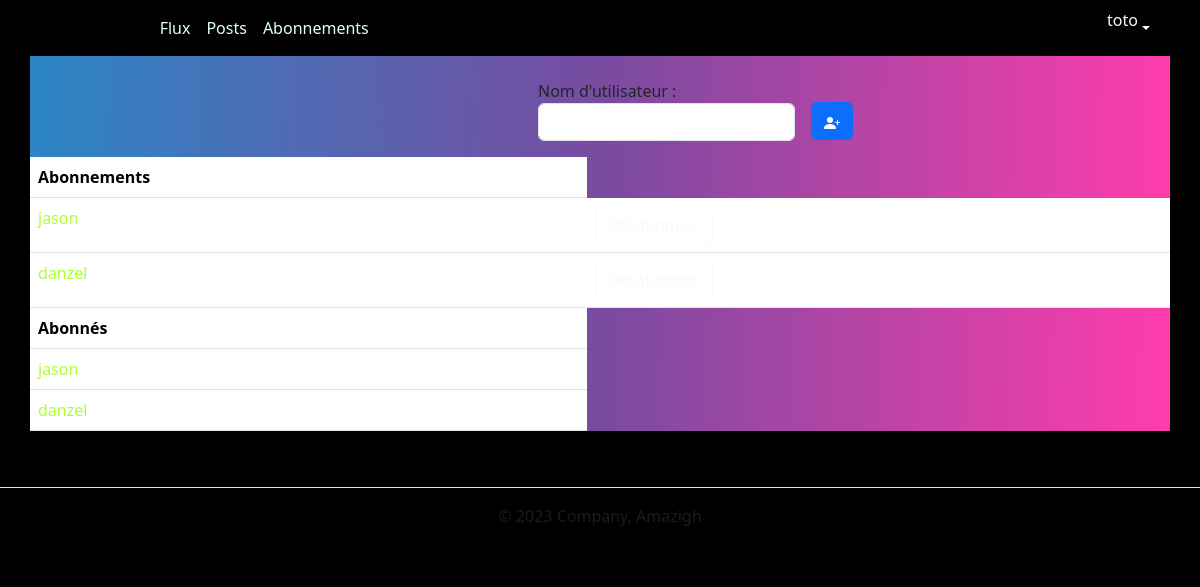
/blog/abonnements/ (signed in), run on an earlier commit of the app's database.
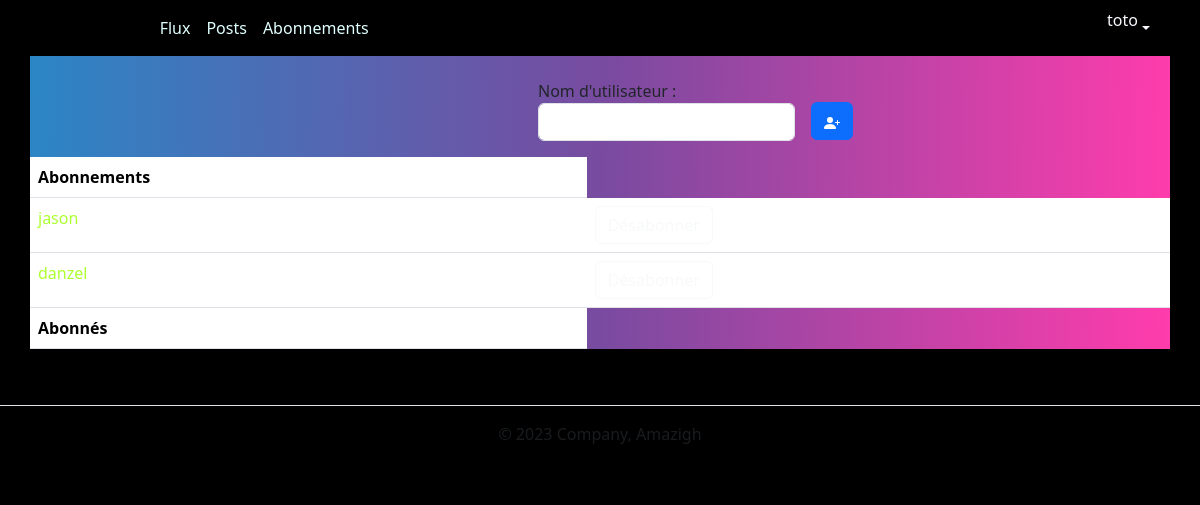
And on a later commit of the database.
### authentification/models.py (models this page shows)
class User(AbstractUser):
    profile_photo = models.ImageField(verbose_name='Photo de profil')

class UserFollows(models.Model):
    user = models.ForeignKey(to=User, on_delete=models.CASCADE,
                             related_name='following')
    followed_user = models.ForeignKey(to=User, on_delete=models.CASCADE,
                                      related_name='followed_by')
    class Meta:
        unique_together = ('user', 'followed_user', )

### blog/views.py (the view)
@login_required
def abonnements_view(request):
    user = request.user
    userFollowing = UserFollows.objects.filter(user=user)
    userFollowedBy = UserFollows.objects.filter(followed_user=user)
    message = ""
    dejaAbonné = False
    if request.method == 'POST':
        form = forms.FollowUsers(request.POST)
        if form.is_valid():
            username = form.cleaned_data['username']
            User = get_user_model()
            userResults = User.objects.filter(username=username).first()
            if userResults:
                for element in userFollowing:
                    if userResults == element.followed_user:
                        dejaAbonné = True
                if userResults == user:
                    message = "On ne peut pas s'abonner a soit meme"
                elif dejaAbonné:
                    message = "Vous etes deja abonné a cet utlilisateur!"
                else:
                    userFollow = UserFollows()
                    userFollow.user = user
                    userFollow.followed_user = userResults
                    userFollow.save()
                    return redirect('abonnements-view')
            else:
                message = "l'utilisateur n'existe pas"
        else:
            message = "erreur de saisie!"
    else:
        form = forms.FollowUsers()
    context = {
        'form': form,
        'message': message,
        'userFollowing': userFollowing,
        'userFollowedBy': userFollowedBy,
    }
    return render(request, 'blog/abonnements.html', context=context)

### blog/forms.py
class FollowUsers(forms.Form):
    username = forms.CharField(max_length=63, label="Nom d'utilisateur",
                               widget=forms.TextInput(
                                   attrs={'class': 'form-control'}))

### blog/templates/blog/abonnements.html (shortened to what this page needs)
{% extends 'blog/master.html' %}
{% block content %}
<form action="" method="post" class="row g-3" style="
margin-left: 500px;
">
  <div class="col-auto">
    {{ form.as_p }}
  </div>
  <div class="col-auto">
    <button type="submit" class="btn btn-primary" style="margin-top: 23px;">
    </button>
  </div>
</form>
<table class="table">
    <thead>
      <tr>
        <th scope="col"
        style="color: black;"
    >Abonnements</th>
      </tr>
    </thead>
    <tbody>
        {% for user in userFollowing %}
        <tr>
            <td style="color: greenYellow;">{{ user.followed_user}}</td>
            <td><a  href="{% url 'desabonnements-view' user.id %}" class="btn btn-outline-light" role="button">Désabonner</a></td>
        </tr>
        {% endfor %}
    </tbody>
    <thead>
        <tr>
          <th scope="col" style="color: black;">Abonnés</th>
        </tr>
    </thead>
    <tbody>
        {% for user in userFollowedBy %}
        <tr>
            <td style="color: greenYellow;">{{ user.user}}</td>
        </tr>
        {% endfor %}
    </tbody>
  </table>
{% endblock %}

### blog/templates/blog/master.html (shortened to what this page needs)
{% load static %}
<!DOCTYPE html>
<html lang="fr">
<head>
    {% load bootstrap5 %}
    {% bootstrap_css %}
    <link rel="stylesheet" href="{% static 'blog/styles.css' %}">
</head>
<body>
  <div class="container-md" style="padding: 0;">
    <nav class="navbar navbar-expand-lg bg-black ">
      <div class="container-fluid">
        <a class="navbar-brand" href="/">LITReview</a>
        <div class="collapse navbar-collapse" id="navbarNavAltMarkup">
          <div class="navbar-nav">
            <a class="nav-link active" style=" color:lightcyan;" aria-current="page" href="/">Flux</a>
            <a class="nav-link" style=" color:lightcyan;" href="{% url 'posts-view' %}">Posts</a>
            <a class="nav-link" style=" color:lightcyan;" href="{% url 'abonnements-view' %}">Abonnements</a>
          </div>
        </div>
        {% if user.is_authenticated %}
        <div class="dropdown">
          <a href="javascript: void(0);" class="dropdown-toggle no-arrow d-flex align-items-center justify-content-center shadow-sm mx-1 mx-lg-2 w-40px h-40px show" role="button" data-bs-toggle="dropdown" data-bs-auto-close="outside" aria-haspopup="true" aria-expanded="true" data-bs-offset="0,0" style="
          color: none;
          text-decoration: none;
          color: ghostwhite;
             ">
          <p>{{ user.username }}</p>
          </a>
        {% endif %}
        </div>
      </div>
  </nav>
  {% block content %}{% endblock %}
</div>
<footer class="py-3 my-4" style="
background: #0000003b;
">
  <ul class="nav justify-content-center border-bottom pb-3 mb-3">
  </ul>
  <p class="text-center text-body-secondary"
  style=" color:aqua;">© 2023 Company, Amazigh</p>
</footer>
</body>
</html>

### blog/static/blog/styles.css (style rules this page uses)
body { background: black; }
.container-md { background-color: #FF3CAC; background-image: linear-gradient(271deg, #FF3CAC 0%, #784BA0 50%, #2B86C5 100%); }

What changed in the data, as far as the page shows it:
removed UserFollows: user "jason"
removed UserFollows: user "danzel"
